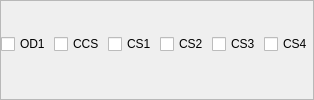
        <widget class="QFrame" name="frame_5">
         <property name="frameShape">
          <enum>QFrame::StyledPanel</enum>
         </property>
         <property name="frameShadow">
          <enum>QFrame::Raised</enum>
         </property>
         <layout class="QHBoxLayout" name="horizontalLayout_3">
          <property name="spacing">
           <number>3</number>
          </property>
          <property name="leftMargin">
           <number>0</number>
          </property>
          <property name="topMargin">
           <number>0</number>
          </property>
          <property name="rightMargin">
           <number>0</number>
          </property>
          <item>
           <widget class="QCheckBox" name="OD1">
            <property name="text">
             <string>OD1</string>
            </property>
           </widget>
          </item>
          <item>
           <widget class="QCheckBox" name="CCS">
            <property name="text">
             <string>CCS</string>
            </property>
           </widget>
          </item>
          <item>
           <widget class="QCheckBox" name="CS1">
            <property name="text">
             <string>CS1</string>
            </property>
           </widget>
          </item>
          <item>
           <widget class="QCheckBox" name="CS2">
            <property name="text">
             <string>CS2</string>
            </property>
           </widget>
          </item>
          <item>
           <widget class="QCheckBox" name="CS3">
            <property name="text">
             <string>CS3</string>
            </property>
           </widget>
          </item>
          <item>
           <widget class="QCheckBox" name="CS4">
            <property name="text">
             <string>CS4</string>
            </property>
           </widget>
          </item>
         </layout>
        </widget>
